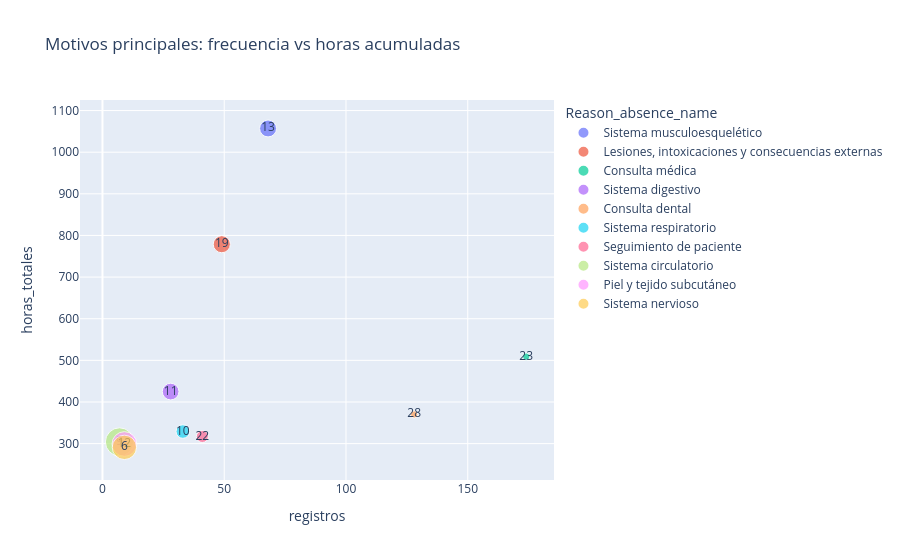

This figure's notebook cell:
### Code cell
import plotly.express as px

fig = px.scatter(
    top_motivos,
    x='registros',
    y='horas_totales',
    size='media_horas',
    color='Reason_absence_name',
    text='Reason_absence',
    hover_data={
        'Reason_absence_name': True,
        'registros': True,
        'horas_totales': True,
        'media_horas': ':.2f',
        'mediana_horas': True
    },
    title='Motivos principales: frecuencia vs horas acumuladas'
)

fig.show()

### Figure 1 — Plotly figure (JSON) as saved in the notebook; plotly's stock layout.template omitted (floating-point values rounded to 4 significant figures)
{"data": [{"customdata": [["Sistema musculoesquelético", 15.54, 8]], "hovertemplate": "Reason_absence_name=%{customdata[0]}<br>registros=%{x}<br>horas_totales=%{y}<br>media_horas=%{customdata[1]:.2f}<br>Reason_absence=%{text}<br>mediana_horas=%{customdata[2]}<extra></extra>", "legendgroup": "Sistema musculoesquelético", "marker": {"color": "#636efa", "size": [15.54], "sizemode": "area", "sizeref": 0.1086, "symbol": "circle"}, "mode": "markers+text", "name": "Sistema musculoesquelético", "orientation": "v", "showlegend": true, "text": [13.0], "type": "scatter", "x": [68], "xaxis": "x", "y": [1057], "yaxis": "y"}, {"customdata": [["Lesiones, intoxicaciones y consecuencias externas", 15.9, 8]], "hovertemplate": "Reason_absence_name=%{customdata[0]}<br>registros=%{x}<br>horas_totales=%{y}<br>media_horas=%{customdata[1]:.2f}<br>Reason_absence=%{text}<br>mediana_horas=%{customdata[2]}<extra></extra>", "legendgroup": "Lesiones, intoxicaciones y consecuencias externas", "marker": {"color": "#EF553B", "size": [15.9], "sizemode": "area", "sizeref": 0.1086, "symbol": "circle"}, "mode": "markers+text", "name": "Lesiones, intoxicaciones y consecuencias externas", "orientation": "v", "showlegend": true, "text": [19.0], "type": "scatter", "x": [49], "xaxis": "x", "y": [779], "yaxis": "y"}, {"customdata": [["Consulta médica", 2.925, 2]], "hovertemplate": "Reason_absence_name=%{customdata[0]}<br>registros=%{x}<br>horas_totales=%{y}<br>media_horas=%{customdata[1]:.2f}<br>Reason_absence=%{text}<br>mediana_horas=%{customdata[2]}<extra></extra>", "legendgroup": "Consulta médica", "marker": {"color": "#00cc96", "size": [2.925], "sizemode": "area", "sizeref": 0.1086, "symbol": "circle"}, "mode": "markers+text", "name": "Consulta médica", "orientation": "v", "showlegend": true, "text": [23.0], "type": "scatter", "x": [174], "xaxis": "x", "y": [509], "yaxis": "y"}, {"customdata": [["Sistema digestivo", 15.18, 8]], "hovertemplate": "Reason_absence_name=%{customdata[0]}<br>registros=%{x}<br>horas_totales=%{y}<br>media_horas=%{customdata[1]:.2f}<br>Reason_absence=%{text}<br>mediana_horas=%{customdata[2]}<extra></extra>", "legendgroup": "Sistema digestivo", "marker": {"color": "#ab63fa", "size": [15.18], "sizemode": "area", "sizeref": 0.1086, "symbol": "circle"}, "mode": "markers+text", "name": "Sistema digestivo", "orientation": "v", "showlegend": true, "text": [11.0], "type": "scatter", "x": [28], "xaxis": "x", "y": [425], "yaxis": "y"}, {"customdata": [["Consulta dental", 2.891, 2]], "hovertemplate": "Reason_absence_name=%{customdata[0]}<br>registros=%{x}<br>horas_totales=%{y}<br>media_horas=%{customdata[1]:.2f}<br>Reason_absence=%{text}<br>mediana_horas=%{customdata[2]}<extra></extra>", "legendgroup": "Consulta dental", "marker": {"color": "#FFA15A", "size": [2.891], "sizemode": "area", "sizeref": 0.1086, "symbol": "circle"}, "mode": "markers+text", "name": "Consulta dental", "orientation": "v", "showlegend": true, "text": [28.0], "type": "scatter", "x": [128], "xaxis": "x", "y": [370], "yaxis": "y"}, {"customdata": [["Sistema respiratorio", 9.97, 8]], "hovertemplate": "Reason_absence_name=%{customdata[0]}<br>registros=%{x}<br>horas_totales=%{y}<br>media_horas=%{customdata[1]:.2f}<br>Reason_absence=%{text}<br>mediana_horas=%{customdata[2]}<extra></extra>", "legendgroup": "Sistema respiratorio", "marker": {"color": "#19d3f3", "size": [9.97], "sizemode": "area", "sizeref": 0.1086, "symbol": "circle"}, "mode": "markers+text", "name": "Sistema respiratorio", "orientation": "v", "showlegend": true, "text": [10.0], "type": "scatter", "x": [33], "xaxis": "x", "y": [329], "yaxis": "y"}, {"customdata": [["Seguimiento de paciente", 7.732, 8]], "hovertemplate": "Reason_absence_name=%{customdata[0]}<br>registros=%{x}<br>horas_totales=%{y}<br>media_horas=%{customdata[1]:.2f}<br>Reason_absence=%{text}<br>mediana_horas=%{customdata[2]}<extra></extra>", "legendgroup": "Seguimiento de paciente", "marker": {"color": "#FF6692", "size": [7.732], "sizemode": "area", "sizeref": 0.1086, "symbol": "circle"}, "mode": "markers+text", "name": "Seguimiento de paciente", "orientation": "v", "showlegend": true, "text": [22.0], "type": "scatter", "x": [41], "xaxis": "x", "y": [317], "yaxis": "y"}, {"customdata": [["Sistema circulatorio", 43.43, 16]], "hovertemplate": "Reason_absence_name=%{customdata[0]}<br>registros=%{x}<br>horas_totales=%{y}<br>media_horas=%{customdata[1]:.2f}<br>Reason_absence=%{text}<br>mediana_horas=%{customdata[2]}<extra></extra>", "legendgroup": "Sistema circulatorio", "marker": {"color": "#B6E880", "size": [43.43], "sizemode": "area", "sizeref": 0.1086, "symbol": "circle"}, "mode": "markers+text", "name": "Sistema circulatorio", "orientation": "v", "showlegend": true, "text": [9.0], "type": "scatter", "x": [7], "xaxis": "x", "y": [304], "yaxis": "y"}, {"customdata": [["Piel y tejido subcutáneo", 33.22, 16]], "hovertemplate": "Reason_absence_name=%{customdata[0]}<br>registros=%{x}<br>horas_totales=%{y}<br>media_horas=%{customdata[1]:.2f}<br>Reason_absence=%{text}<br>mediana_horas=%{customdata[2]}<extra></extra>", "legendgroup": "Piel y tejido subcutáneo", "marker": {"color": "#FF97FF", "size": [33.22], "sizemode": "area", "sizeref": 0.1086, "symbol": "circle"}, "mode": "markers+text", "name": "Piel y tejido subcutáneo", "orientation": "v", "showlegend": true, "text": [12.0], "type": "scatter", "x": [9], "xaxis": "x", "y": [299], "yaxis": "y"}, {"customdata": [["Sistema nervioso", 32.33, 8]], "hovertemplate": "Reason_absence_name=%{customdata[0]}<br>registros=%{x}<br>horas_totales=%{y}<br>media_horas=%{customdata[1]:.2f}<br>Reason_absence=%{text}<br>mediana_horas=%{customdata[2]}<extra></extra>", "legendgroup": "Sistema nervioso", "marker": {"color": "#FECB52", "size": [32.33], "sizemode": "area", "sizeref": 0.1086, "symbol": "circle"}, "mode": "markers+text", "name": "Sistema nervioso", "orientation": "v", "showlegend": true, "text": [6.0], "type": "scatter", "x": [9], "xaxis": "x", "y": [291], "yaxis": "y"}], "layout": {"legend": {"itemsizing": "constant", "title": {"text": "Reason_absence_name"}, "tracegroupgap": 0}, "title": {"text": "Motivos principales: frecuencia vs horas acumuladas"}, "xaxis": {"anchor": "y", "domain": [0, 1], "title": {"text": "registros"}}, "yaxis": {"anchor": "x", "domain": [0, 1], "title": {"text": "horas_totales"}}}}
